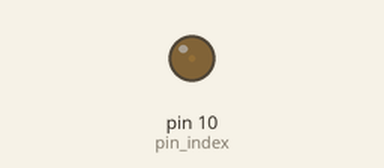
A sketch run on a simulated Arduino Uno, built with avr-gcc and run on an emulated ATmega328P. Shown: output pins drawn as LEDs (lit = HIGH).

Above: at 0.05 s.
At 2.0 s:
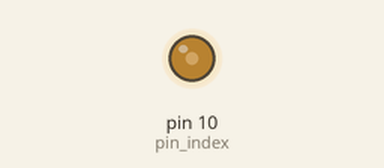
Timing chart, 0 to 15.6 s (numbered marks = the images above):
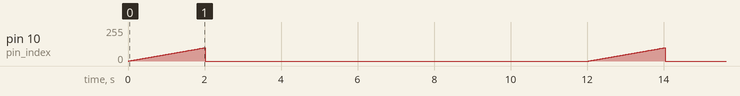

Measured:
- by itself, pin 10 (pin_index): ramps from 0/255 to 100/255 and jumps back, once every 12.0 s

The sketch:

002_10_pin_analog_flip.cpp.ino
```cpp
int pin_index = 10;
int timeout = 20;

void setup() {
  pinMode(pin_index, OUTPUT);
}

void loop() {
  payload();
  analogWrite(pin_index, 0);
  delay(10000);
}

void payload() {
  for(int i=0; i<=100; i++) {
    analogWrite(pin_index, i);
    delay(timeout);
  }
}
```
